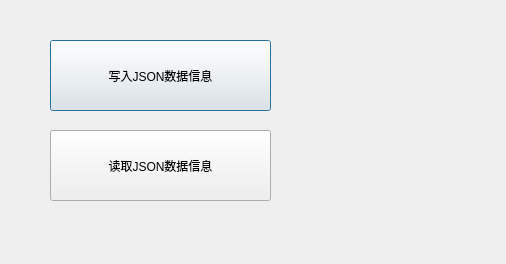
<?xml version="1.0" encoding="UTF-8"?>
<ui version="4.0">
 <class>QJsonOper</class>
 <widget class="QDialog" name="QJsonOper">
  <property name="geometry">
   <rect>
    <x>0</x>
    <y>0</y>
    <width>506</width>
    <height>264</height>
   </rect>
  </property>
  <property name="windowTitle">
   <string>写入和读取JSON文件测试程序</string>
  </property>
  <widget class="QPushButton" name="pushButtonWriteJson">
   <property name="geometry">
    <rect>
     <x>50</x>
     <y>40</y>
     <width>221</width>
     <height>71</height>
    </rect>
   </property>
   <property name="text">
    <string>写入JSON数据信息</string>
   </property>
  </widget>
  <widget class="QPushButton" name="pushButtonReadJson">
   <property name="geometry">
    <rect>
     <x>50</x>
     <y>130</y>
     <width>221</width>
     <height>71</height>
    </rect>
   </property>
   <property name="text">
    <string>读取JSON数据信息</string>
   </property>
  </widget>
 </widget>
 <resources/>
 <connections/>
</ui>
